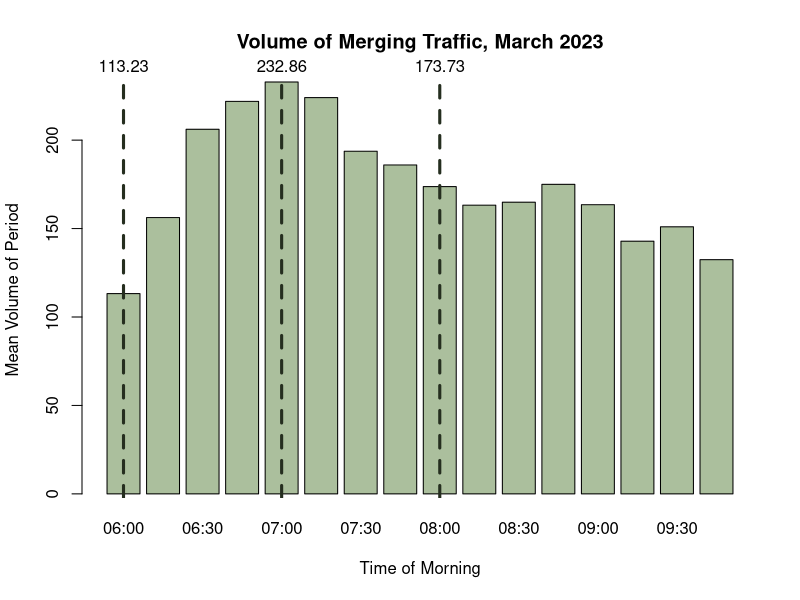
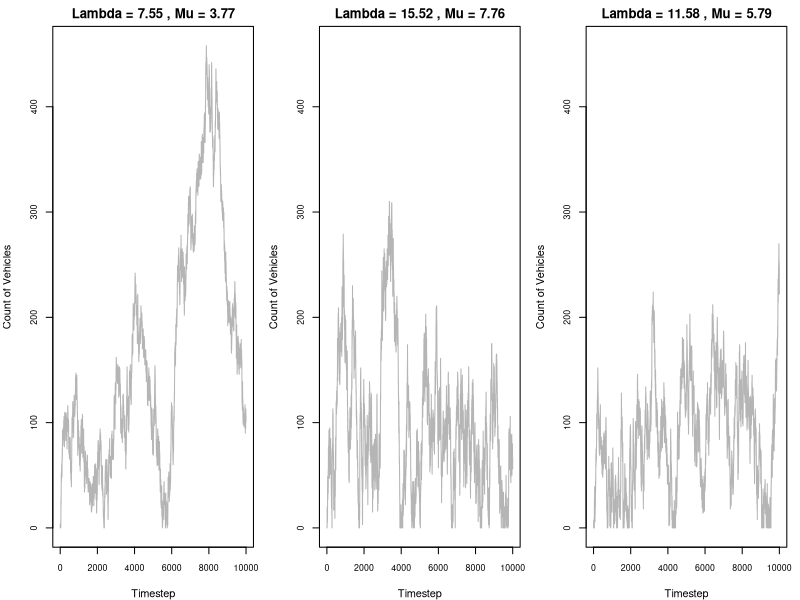
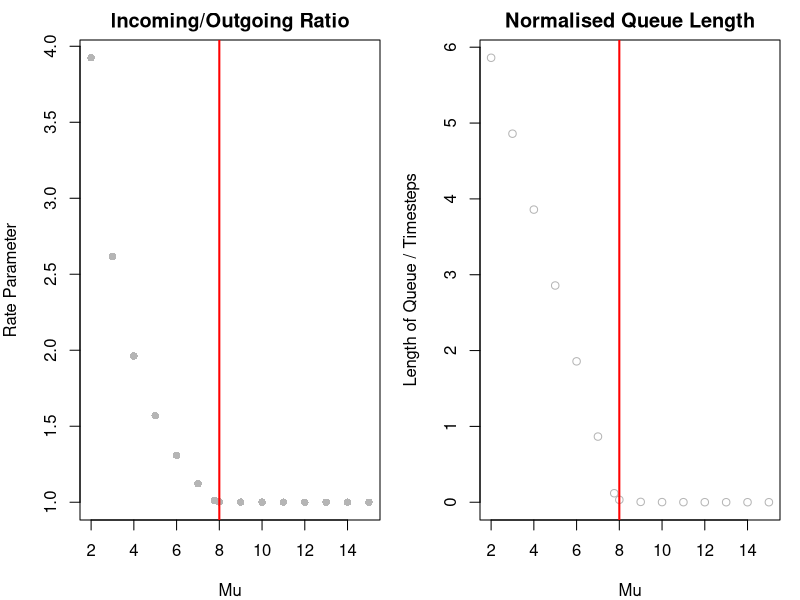
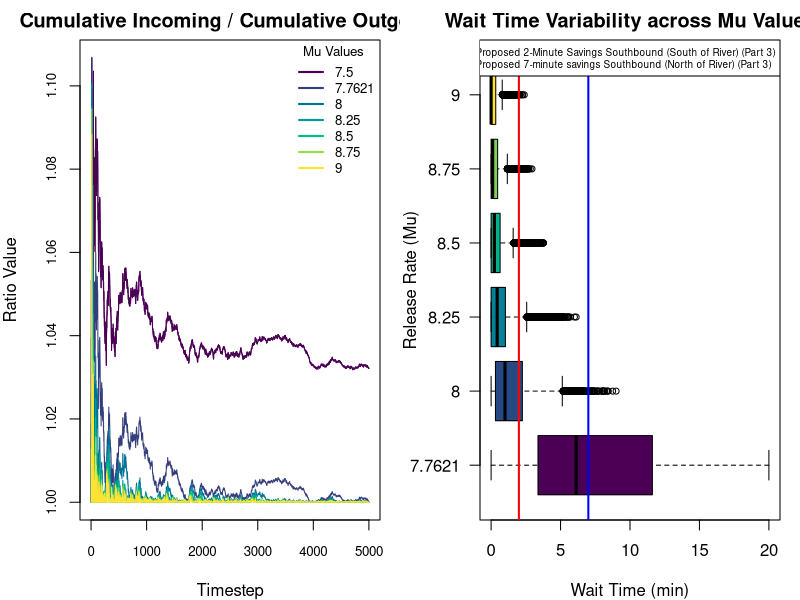
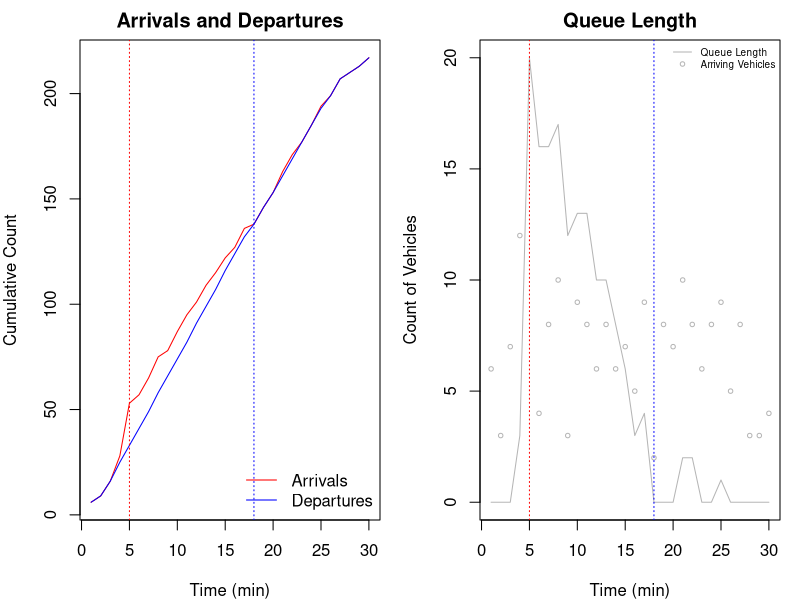
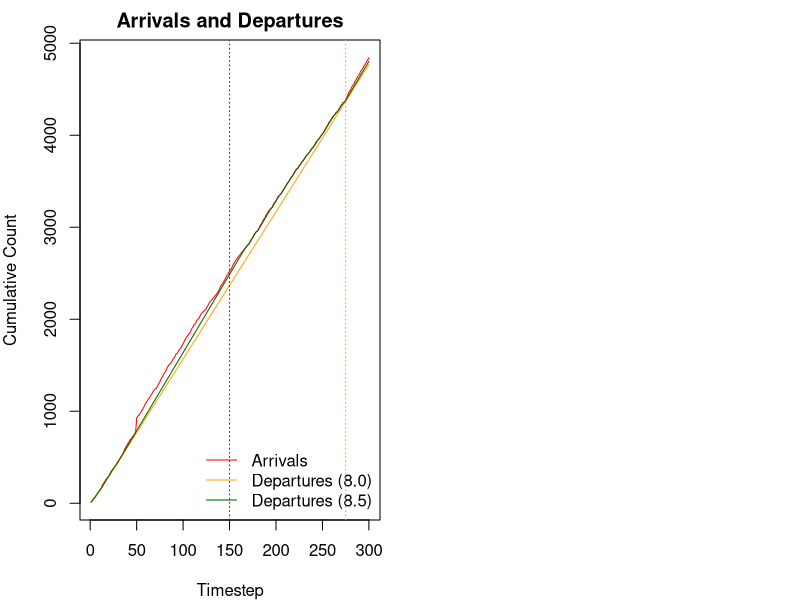
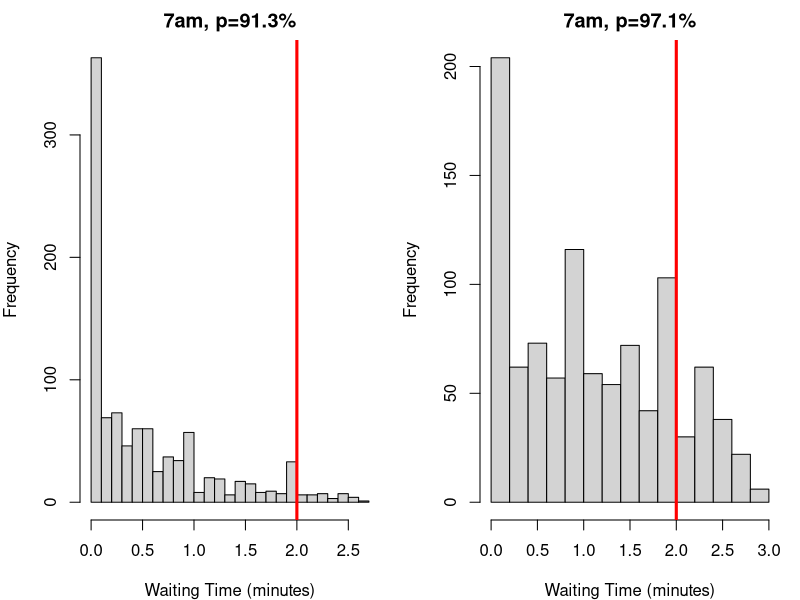

Generate these figures, in order, with R:
## ---- chunk 1
#| include: false

# Keep these commented as the full files were too large to upload to Github
# Importing datasets
# raw23 <- read.csv("2023-03.csv")
# raw25 <- read.csv("2025-03.csv")

# Filtering for on-ramp segment
# ramp25 <- raw25[raw25$MLinkID == 5725, ]
# ramp23 <- raw23[raw23$MLinkID == 5725, ]

# Filtering for the freeway segment directly following the on-ramp
# fwy25 <- raw25[raw25$MLinkID == 183, ]
# fwy23 <- raw23[raw23$MLinkID == 183, ]

# Simplified import commands
ramp25 <- read.csv("ramp25.csv")
ramp23 <- read.csv("ramp23.csv")

fwy25 <- read.csv("fwy25.csv")
fwy23 <- read.csv("fwy23.csv")

lch25 <- read.csv("lch25.csv")
lch23 <- read.csv("lch23.csv")

# if you want everything to use the new leach highway variables, reassign them to ramp25/ramp23 because every function uses thse ones
## ---- chunk 2
#| include: false

library(lubridate)

# Converting datetime strings to date objects
ramp23$Date.Time.AWST <- ymd_hm(ramp23$Date.Time.AWST)

# Adding day of the week column (1=sunday, 7=saturday)
ramp23$Weekday <- wday(ramp23$Date.Time.AWST)

# Adding hour of the day column
ramp23$Hour <- hour(ramp23$Date.Time.AWST)

# Adding 15-min segment identifier of column
ramp23$Period <- format(ramp23$Date.Time.AWST, "%H:%M")

# Removing weekends
ramp23.wk <- ramp23[ramp23$Weekday %in% c(2, 3, 4, 5, 6), ]

# Filtering for only the morning peak (6am-10am)
ramp23.pk.wk <- ramp23.wk[6 <= ramp23.wk$Hour & ramp23.wk$Hour < 10, ]

# Removing public holidays (March 6 is the onyl date - Labour Day)
ramp23.pk.wk <- ramp23.pk.wk[date(ramp23.pk.wk$Date.Time.AWST) != "2023-03-06", ]
## ---- chunk 3
head(ramp23[, c(-6, -7, -8, -9, -10)])
## ---- chunk 4
#| include: false

smeans <- aggregate(Volume ~ Period, 
                           data = ramp23.pk.wk, 
                           FUN = mean)

# getting max volume
smax <- max(smeans$Volume)
maxindex <- which(smeans$Volume == smax)

# getting mean volume
smean <- mean(smeans$Volume)

# getting min volume
smin <- min(smeans$Volume)
minindex <- which(smeans$Volume == smin)
## ---- chunk 5
#| echo: false

bp <- barplot(smeans$Volume, names.arg = smeans$Period, col="#abbf9d", xlab = "Time of Morning", ylab = "Mean Volume of Period", main="Volume of Merging Traffic, March 2023")

abline(v = bp[1], col = "#252e1f", lwd = 3, lty = 2)
text(x = bp[1], y = smax, labels = round(smeans$Volume[1], 2), pos = 3, xpd = TRUE)

abline(v = bp[5], col = "#252e1f", lwd = 3, lty = 2)
text(x = bp[5], y = smax, labels = round(smeans$Volume[5], 2), pos = 3, xpd = TRUE)

abline(v = bp[9], col = "#252e1f", lwd = 3, lty = 2)
text(x = bp[9], y = smax, labels = round(smeans$Volume[9], 2), pos = 3, xpd = TRUE)
## ---- chunk 6
#| echo: false
smu6  <- mean(ramp23.pk.wk[ramp23.pk.wk$Period == "06:00", 4])
svar6 <- var(ramp23.pk.wk[ramp23.pk.wk$Period == "06:00", 4])

data.frame (
  Mean = smu6,
  Variance = svar6,
  row.names = c("6am (min)")
)
## ---- chunk 7
#| include: false
ssize6 <- (smu6^2) / (svar6 - smu6)
## ---- chunk 8
sim1 <- rnbinom(10000, size = ssize6, mu = smu6)
sim2 <- rpois(10000, lambda = smu6)
data.frame (
  Mean = c(smu6, mean(sim1), mean(sim2)),
  Variance = c(svar6, var(sim1), mean(sim2)),
  row.names = c("Dataset", "NBinom Sim", "Poisson Sim  ")
)
## ---- chunk 9
#| echo: false
data.frame(
  Mean = smu6 / 15,
  Variance = svar6 / 15^2,
  Size = ((smu6/15)^2) / ((svar6/(15^2)) - smu6/15),
  row.names = c("Vehicles/min")
  )
## ---- chunk 10
#| echo: false

data.frame(
  Mean = c(smu6, smu6/15, smu6/15),
  Size = c(ssize6, ((smu6/15)^2) / ((svar6/(15^2)) - smu6/15), ssize6/15),
  row.names = c("Vehicles/15min", "Vehicles/min (Method 1)", "Vehicles/min (Method 2)")
)
## ---- chunk 11
#| include: false

# 6am models
# leave as the same

# 7am models
smu7  <- mean(ramp23.pk.wk[ramp23.pk.wk$Period == "07:00", 4])
svar7 <- var(ramp23.pk.wk[ramp23.pk.wk$Period == "07:00", 4])
ssize7 <- ((smu7^2) / (svar7 - smu7))

# 8am models
smu8  <- mean(ramp23.pk.wk[ramp23.pk.wk$Period == "08:00", 4])
svar8 <- var(ramp23.pk.wk[ramp23.pk.wk$Period == "08:00", 4])
ssize8 <- ((smu8^2) / (svar8 - smu8))

# update to vehicles / 15 minute
# we no longer use variance! DO NOT TOUCHHHH VARIANCE
smu6 <- smu6 / 15
ssize6 <- ssize6 / 15

smu7 <- smu7 / 15
ssize7 <- ssize7 / 15

smu8 <- smu8 / 15
ssize8 <- ssize8 / 15
## ---- chunk 12
#| echo: false

data.frame(
  Mean = c(smu6, smu7, smu8),
  Size = c(ssize6, ssize7, ssize8),
  row.names = c("6am (min)", "7am (max)", "8am (mean)")
)
## ---- chunk 13
onRampSimulation <- function(steps, alambda, asize, rmu, c) {
  set.seed(1234)
  
  queue <- c() # storage for vehicles currently in queue
  incoming <- numeric(steps) # track count of vehicles arrived
  outgoing <- numeric(steps) # track count of vehicles released
  
  wlength <- numeric(steps) # track length of queue in each timestep
  wtimesavg <- numeric(steps) # track AVERAGE waiting times of vehicles released in a timestep
  wtimesall <- c() # track INDIVIDUAL waiting times of vehicles released in a timestep
  
  # need to incorporate a carry because vehicles are individisble.
  # if the release rate is fractional,
  # we can 'pass' off the next vehicle to the following timestep
  carry <- 0

  for (i in 1:steps) {
    # calculate arrivals
    arate <- rnbinom(1, size=asize, mu=alambda)
    
    queue <- c(queue, rep(i, arate))
    incoming[i] <- arate
    
    # calculate departures
    fracrrate <- rmu * c + carry
    rrate <- floor(fracrrate)
    carry <- fracrrate - rrate
    
    released <- min(length(queue), rrate)
  
    outgoing[i] <- released
    
    # release cars and track wait times
    if (released > 0) {
      rtimes <- i - queue[1:released]
      wtimesavg[i] <- mean(rtimes)
      wtimesall <- c(wtimesall, rtimes)
      queue <- queue[-(1:released)]
    } else {
      wtimesavg[i] <- 0 
    }
    
    wlength[i] <- length(queue)
  }
  
  return(list(
    incoming = incoming,
    outgoing = outgoing,
    wtimesavg = wtimesavg,
    wtimesall = wtimesall,
    wlength = wlength)
    )
}
## ---- chunk 14
#| include: false

# easy method to run mutliple simulations
runMultiSims <- function(steps, alambdas, asizes, rmus, c){
  if (length(rmus) != length(alambdas) || length(alambdas) != length(asizes))
    stop("Must have an equal count for each parameter.")
  
  sims <- list()

  for (i in seq_along(rmus)) {
    sims[[i]] <- onRampSimulation(
      steps = steps, 
      alambda = alambdas[i],
      asize = asizes[i],
      rmu = rmus[i], 
      c = c
    )
  }
  
  maxlength <- 0
  for (sim in sims) {
    maxlength <- max(sim$wlength, maxlength)
  }
  
  data <- list(
    sims = sims,
    maxlength = maxlength
  )
  
  return(data)
}
## ---- chunk 15
#| echo: false

c <- 2

rmu6 <- smu6/c
rmu7 <- smu7/c
rmu8 <- smu8/c

data.frame(
  Best = c(smu6, rmu6),
  Worst = c(smu7, rmu7),
  Average = c(smu8, rmu8),
  row.names = c("Mean Arrival Rate", "Departure Rate")
)
## ---- chunk 16
#| echo: false
alambdas <- c(smu6, smu7, smu8)
asizes <- c(ssize6, ssize7, ssize8)
rmus <- c(rmu6, rmu7, rmu8)

sims <- runMultiSims(10000, alambdas, asizes, rmus, 2)
maxqueue <- sims$maxlength
sims <- sims$sims # can just rassign

par(mfrow=c(1, length(rmus)), mar=c(4, 4, 2, 1))

for (i in seq_along(rmus)) {
  plot(
    sims[[i]]$wlength,
    type = "l",
    xlab = "Timestep",
    ylab = "Count of Vehicles",
    ylim = c(0, maxqueue),
    cex.axis = 0.8,
    col = "#b5b5b5",
    main = paste("Lambda =", round(alambdas[i], 2), ", Mu =", round(rmus[i], 2))
  )
}

paste("Maximum length:", maxqueue)

## ---- chunk 17
#| echo: false

steps <- 1000
rmus <- seq(2, 15)
rmus <- c(rmus, rmu7)
count <- length(rmus)
c <- 2

sims <- runMultiSims(steps, rep(smu7, count), rep(ssize7, count), rmus, c)
# inoutrate <- sapply(sims$sims, function(x) mean(x$incoming/x$outgoing))
inoutrate <- sapply(sims$sims, function(x) sum(x$incoming)/sum(x$outgoing))
meanlength <- sapply(sims$sims, function(x) mean(x$wlength)/steps) # /steps to normalise

par(mfrow=c(1, 2))
plot(rmus, inoutrate, main="Incoming/Outgoing Ratio", ylab="Rate Parameter", xlab="Mu", pch=16, col="#b5b5b5")
abline(v=8, col="red", lwd = 2)
plot(rmus, meanlength, col="#b5b5b5", main="Normalised Queue Length", ylab="Length of Queue / Timesteps", xlab="Mu")
abline(v=8, col="red", lwd = 2)

paste("Recall that the incoming rate is", round(smu7, 2), "with a critical Mu of", round(rmu7, 2))
## ---- chunk 18
slope <- lm(meanlength[rmus < 8] ~ rmus[rmus < 8], )
summary(slope)
## ---- chunk 19
#| echo: false

steps <- 5000
rmus <- c(7.5, round(rmu7, 4), seq(8, 9, 0.25))
count <- length(rmus)
c <- 2

# can delete shite above
cols <- hcl.colors(length(rmus), "Viridis")

sims <- runMultiSims(steps, rep(smu7, count), rep(ssize7, count), rmus, c)$sims

plot(
    cumsum(sims[[1]]$incoming) / cumsum(sims[[1]]$outgoing),
    type = "l",
    xlab = "Timestep",
    ylab = "Ratio Value",
    cex.axis = 0.8,
    col = cols[1],
    main = "Cumulative Incoming / Cumulative Outgoing"
  )

# need to replot 1 so it shows ontop
for (i in seq_along(rmus)) {
  lines(
    cumsum(sims[[i]]$incoming) / cumsum(sims[[i]]$outgoing),
    col=cols[i]
    )
}

legend("topright", legend = rmus, col = cols, lty = 1, lwd = 2, title = "Mu Values", bty = "n", cex = 0.8)
## ---- chunk 20
#| echo: false

# use sims from above

rmus <- rmus[-1]
sims <- sims[-1]

plotlist <- lapply(sims, function(x) x$wtimesavg)
names(plotlist) <- rmus

boxplot(plotlist, 
        horizontal=TRUE, 
        las=1,
        col=hcl.colors(length(rmus), "Viridis"),
        xlab="Wait Time (min)", 
        ylab="Release Rate (Mu)",
        main="Wait Time Variability across Mu Values",
        outline=TRUE,
        cex=0.8
        )
abline(v=2, col='RED', lw = 2)
abline(v=7, col="BLUE", lw = 2)
legend("topright", 
       legend = c("Proposed 2-Minute Savings Southbound (South of River) (Part 3)", "Proposed 7-minute savings Southbound (North of River) (Part 3)"), 
       col = c("red","blue"),
       lty = 1, 
       lwd = 2,
       cex =0.6
       )
## ---- chunk 21
summary(plotlist$"8")
## ---- chunk 22
lower <- smu7 / (c * 8.5)
upper <- smu7 / (c * 8.0)
paste("Utilisation rates")
c(lower, upper)
## ---- chunk 23
summary(plotlist$"8.5") # 91.3% utilisation
summary(plotlist$"8") #97.0% utilisation
## ---- chunk 24
#| include: false

# FOR THE SIMULATION BELOW
# alambda refers to TOTAL arrival rate /min
# asize refers to dispersion parameter
# rmu refers to PER LANE departure rate /min

# CHANGES
# defaults to 2 lanes
# threshold : the length of queue (count) before a 3rd temp lane is opened
# injection: a vector c(count of vehicles to inject, timestep of injection)
# shift: a vector c(new alambda, new asize, timestep to switch to new model)

onRampTransientSimulation <- function(steps, alambda, asize, rmu, 
                                      injection = c(0, 0), 
                                      shift = c(0, 0, 0), 
                                      threshold = Inf) {
  set.seed(1234)
  
  queue <- c() # storage for vehicles currently in queue
  incoming <- numeric(steps) # track count of vehicles arrived
  outgoing <- numeric(steps) # track count of vehicles released
  
  wlength <- numeric(steps) # track length of queue in each timestep
  wtimesavg <- numeric(steps) # track AVERAGE waiting times of vehicles released in a timestep
  wtimesall <- c() # track INDIVIDUAL waiting times of vehicles released in a timestep
  
  carry <- 0

  for (i in 1:steps) {
    # control temporary lane
    c <- 2 # defaults to 2 lanes if below threshold
    if ((i != 1) && (wlength[i-1] > threshold)) {
      c <- 3
    }
    
    # control model shift
    if(i == shift[3]) {
      alambda <- shift[1]
      asize <- shift[2]
    }
    
    # calculate arrivals
    arate <- rnbinom(1, size=asize, mu=alambda)
    # control vehicle injection
    if(i == injection[2]) {
      arate <- arate + injection[1]
    }
    queue <- c(queue, rep(i, arate))
    incoming[i] <- arate

    # calculate departures
    # rrate <- sum(rpois(c, lambda=rmu)) # poisson = bad
    fracrrate <- rmu * c + carry
    rrate <- floor(fracrrate)
    carry <- fracrrate - rrate
    
    released <- min(length(queue), rrate)
    
    
    outgoing[i] <- released
    
    # release cars and track wait times
    if (released > 0) {
      rtimes <- i - queue[1:released]
      wtimesavg[i] <- mean(rtimes)
      wtimesall <- c(wtimesall, rtimes)
      queue <- queue[-(1:released)]
    } else {
      wtimesavg[i] <- 0 
    }
    
    wlength[i] <- length(queue)
  }
  
  return(list(
    incoming = incoming,
    outgoing = outgoing,
    wtimesavg = wtimesavg,
    wtimesall = wtimesall,
    wlength = wlength)
    )
}
## ---- chunk 25
sim <- onRampTransientSimulation(30, smu6, ssize6, rmu6/0.913,
                          injection = c(20, 5))
## ---- chunk 26
#| echo: false

par(mfrow = c(1, 2))
plot(cumsum(sim$incoming), type="l", lty=1, col="red", xlab="Time (min)", ylab="Cumulative Count", main="Arrivals and Departures")
lines(cumsum(sim$outgoing), type="l", col="blue")
legend("bottomright", legend=c("Arrivals", "Departures"), col=c("red", "blue"), lty=1, bty="n")
abline(v=5, col="red", lty=3)
abline(v=18, col="blue", lty=3)

plot(sim$wlength, type="l", main="Queue Length", xlab="Time (min)", ylab="Count of Vehicles", col="#b5b5b5")
points(sim$incoming, cex = 0.6, col="#b5b5b5")
legend("topright", legend=c("Queue Length", "Arriving Vehicles"), col="#b5b5b5", lty=c(1, 0), pch=c(NA, 1), bty="n", cex=0.6)
abline(v=5, col="red", lty=3)
abline(v=18, col="blue", lty=3)
## ---- chunk 27
summary(sim$wtimesavg)
## ---- chunk 28
set.seed(1234)
slug <- sum(rnbinom(10, size=ssize7, mu=smu7)) # 10 minutes, 7am parameters
slug
## ---- chunk 29
#| echo: false

sim1 <- onRampTransientSimulation(300, smu7, ssize7, 8, # 97.1% utilisation
                          injection = c(slug, 50), # _ vehicles, timestep 50
)
sim2 <- onRampTransientSimulation(300, smu7, ssize7, 8.5, #91.3$ utilisation
                          injection = c(slug, 50), # _ vehicles, timestep 50
)

plot(cumsum(sim1$incoming), type="l", lty=1, col="red", xlab="Timestep", ylab="Cumulative Count", main="Arrivals and Departures")
lines(cumsum(sim1$outgoing), type="l", col="orange")
lines(cumsum(sim2$outgoing), type="l", col="darkgreen")

legend("bottomright", legend=c("Arrivals", "Departures (8.0)", "Departures (8.5)"), col=c("red", "orange", "darkgreen"), lty=1, bty="n")
abline(v=150, col="darkgreen", lty=3)
abline(v=275, col="orange", lty=3)
## ---- chunk 30
summary(sim2$wtimesavg) # 91.3% utilisation
summary(sim1$wtimesavg) # 97.1% utiisation
## ---- chunk 31
threshold <- 67 * 0.7 # open temp lane at 70% capacity

par(mfrow = c(1, 2))
# testing 91.3% utilisation
sim88 <- onRampTransientSimulation(1000, smu7, ssize7, rmu7 / 0.913,
                                   threshold = threshold)
hist(sim88$wtimesavg, main = "7am, p=91.3%", xlab="Waiting Time (minutes)", breaks = 20)
abline(v = 2, lwd = 3, col="red")

# testing 97.1% utilisation
sim94 <- onRampTransientSimulation(1000, smu7, ssize7, rmu7 / 0.971,
                                   threshold = threshold)
hist(sim94$wtimesavg, main = "7am, p=97.1%", xlab="Waiting Time (minutes)", breaks = 20)
abline(v = 2, lwd = 3, col="red")

# Confirming spillback has not occured (<67)
data.frame(
  maximum = 67,
  conservative = max(sim88$wlength),
  everday = max(sim94$wlength)
)
## ---- chunk 32
#| include: false

# using 91.3% utilisation rate
prop.test(x = sum(sim88$wtimesavg > 2), 
          n = length(sim88$wtimesavg), 
          p = 0.1, 
          alternative = "greater", 
          conf.level = 0.95)

# using 97.1% utilisation rate
prop.test(x = sum(sim94$wtimesavg > 2), 
          n = length(sim94$wtimesavg), 
          p = 0.1, 
          alternative = "greater", 
          conf.level = 0.95)
## ---- chunk 33
#| echo: false

data.frame(
  P_Value = c("1.00", "6.763e-10"),
  Proportion = c("0.034", "0.158"),
  row.names = c("91.3% Utilisation", "97.1% Utilisation")
)
## ---- chunk 34
summary(sim94$wtimesavg)
mean(sim94$wtimesavg < 2)
